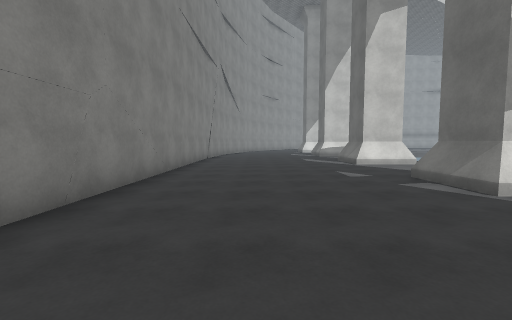
View 1 (above)

16 first-person views from a walk through a 3-D level made in the Unity game engine. The camera is 1.5 m above the floor, tilts 4° down and sees 90° across. The floor is counted in squares, 2 m on a side. Each view is taken from the middle of a square. On the plan, view 1 faces up. The plan holds only what a view shows up to about 9 squares ahead; the rest is blank. The place goes on beyond the plan. The player character is not drawn. Some animated figures are not drawn. Surface patterns are stand-ins for the level's own textures.

View 2
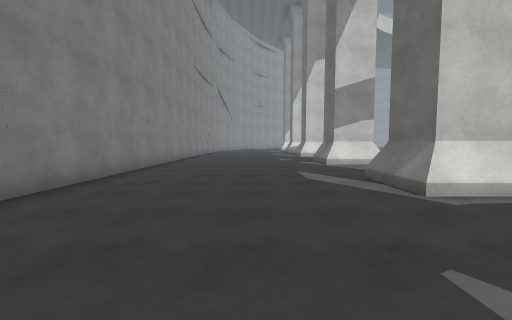

View 3
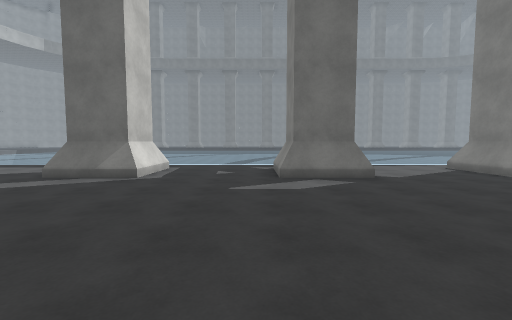

View 4
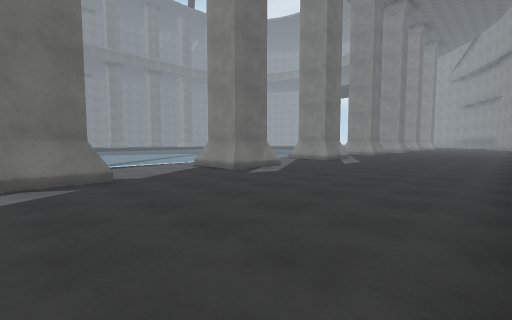

View 5
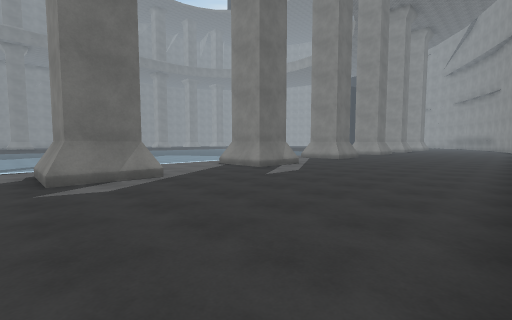

View 6
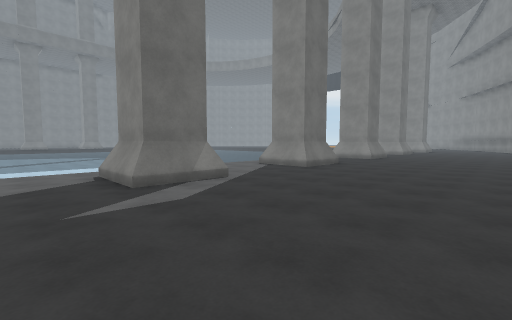

View 7
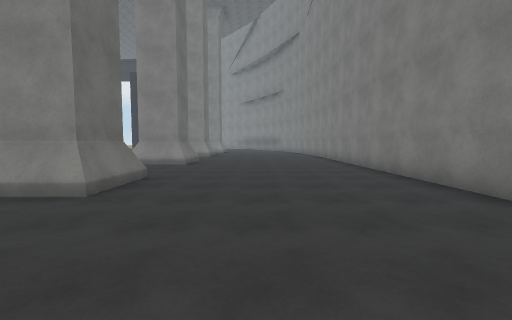

View 8
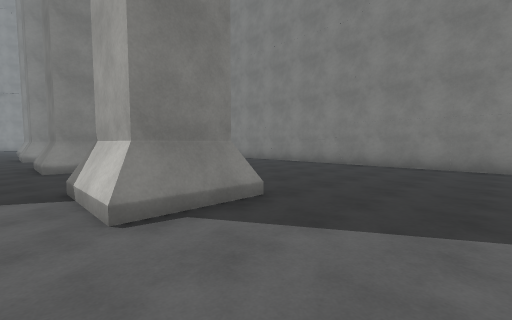

View 9
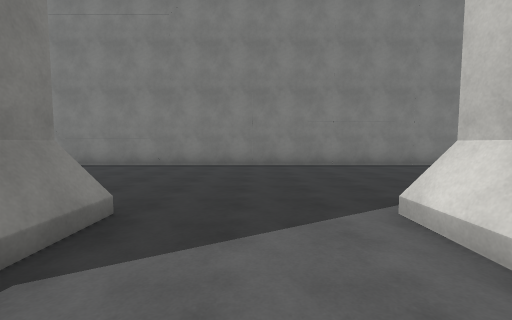

View 10
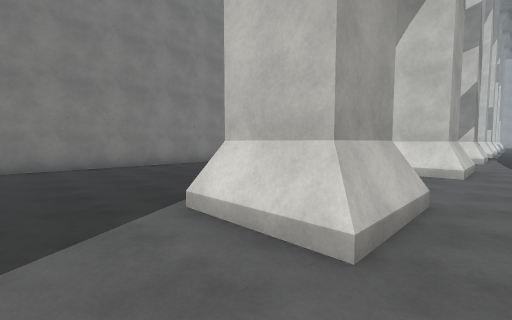

View 11
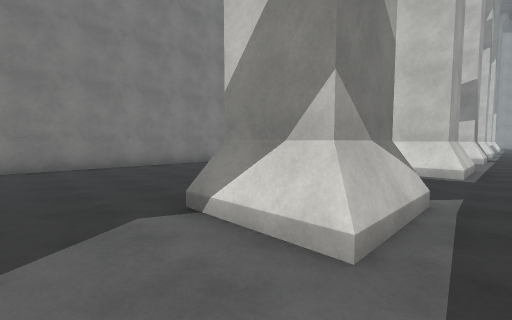

View 12
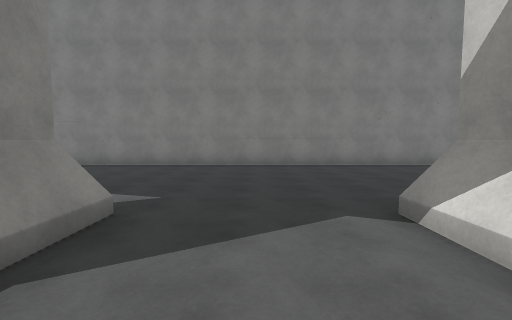

View 13
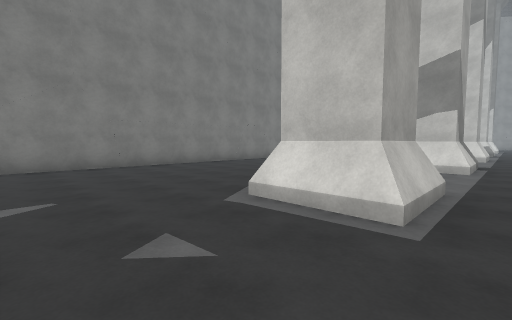

View 14
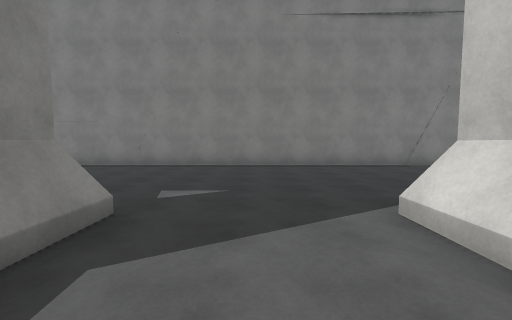

View 15
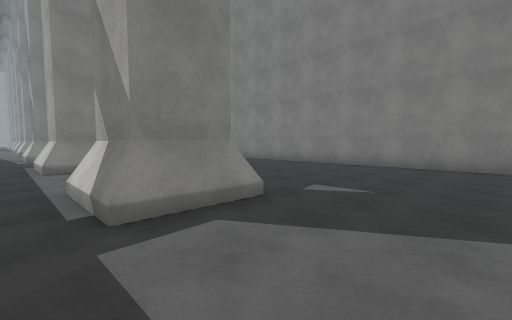

View 16
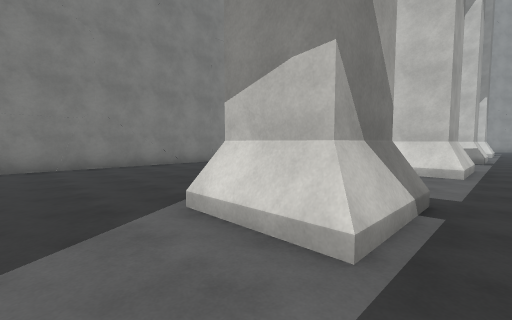

### Floor plan
Points are (right, up) in squares from view 1. A wall is a line through its corners. A room is listed if a view was taken in it or the views show most of it. See-through windows are left out.
Room 1 (views 1, 2, 3, 4, 5, 6, 7, 8, 9, 10, 11, 12, 13, 14, 15, 16)
walls: (3.6, -9.6) (5.3, -9.6); (3.5, -6.3) (3.5, -4.7); (3.6, -6.3) (3.6, -4.7) (5.3, -4.7) (5.3, -6.3) (3.6, -6.3); (5.1, -9.8) (5.1, -11.2) (3.9, -11.2); (3.6, -11.4) (3.6, -9.8) (5.3, -9.8) (5.3, -11.5); (3.5, -11.5) (3.5, -9.8); (5.1, -4.8) (5.1, -6.2); (3.6, -14.7) (5.3, -14.7) (5.3, -16.3) (3.6, -16.3) (3.6, -14.7); (3.5, -1.2) (3.5, 0.5); (5.3, -1.4) (3.6, -1.4); (5.1, -14.8) (5.1, -16.2); (4.1, 0.2) (5.1, 0.2) (5.1, -1.2); (3.5, -16.3) (3.5, -14.7); (5.3, 0.4) (5.3, -1.2) (3.6, -1.2) (3.6, 0.2); (3.6, -19.6) (5.3, -19.6); (3.5, 3.7) (3.5, 5.2); (3.6, 3.7) (3.6, 5.2) (5.3, 5.2) (5.3, 3.7) (3.6, 3.7); (5.1, -19.8) (5.1, -21.2); (3.6, -21.2) (3.6, -19.8) (5.3, -19.8) (5.3, -21.5); (5.1, 5.2) (5.1, 3.8); (3.5, -21.5) (3.5, -19.8); (3.6, 5.5) (5.3, 5.5); (5.3, 8.5) (3.4, 8.5); (5.3, -24.6) (5.3, -25.5); (3.5, -24.8) (5.1, -24.8) (5.1, -25.5); (5.1, 10.2) (5.1, 8.8); (5.3, 10.5) (5.3, 8.7) (3.5, 8.7); (-2.3, 10.5) (-2.3, -25)
low walls: (5.3, -6.5) (3.6, -6.5); (3.6, -4.5) (5.3, -4.5); (5.3, -11.5) (4.2, -11.5); (3.6, -14.5) (5.3, -14.5); (4.5, 0.4) (5.3, 0.4); (5.3, -16.5) (3.6, -16.5); (5.3, 3.5) (3.6, 3.5); (3.4, -24.6) (5.3, -24.6)

Positions as (right, up) in squares from view 1, and headings:
1: (0, 0), facing up
2: (1, -5), facing up
3: (-2, -4), facing right
4: (-2, -5), facing down-right
5: (-2, -9), facing down-right
6: (-1, -13), facing down-right
7: (1, -16), facing down
8: (6, -17), facing down-left
9: (6, -18), facing left
10: (6, -18), facing up-left
11: (6, -8), facing up-left
12: (6, -8), facing left
13: (6, -4), facing up-left
14: (6, 7), facing left
15: (6, 8), facing down-left
16: (6, 2), facing up-left
